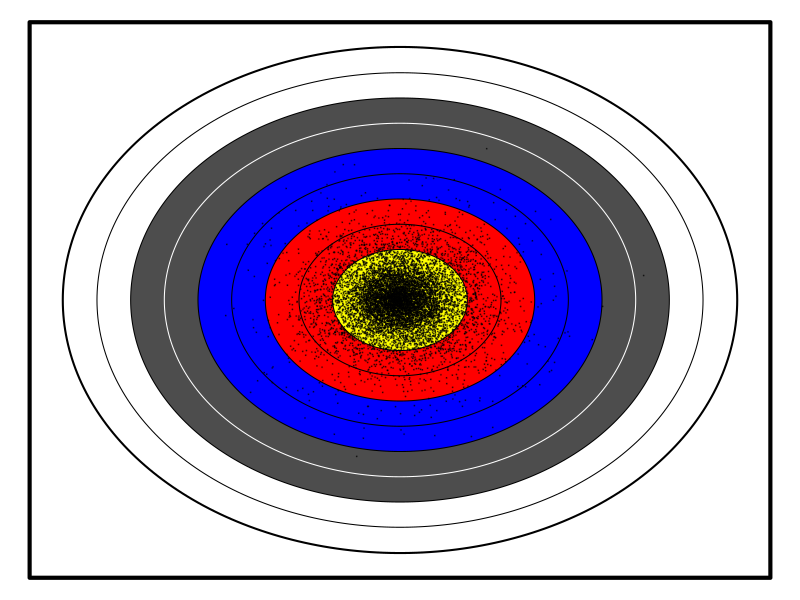
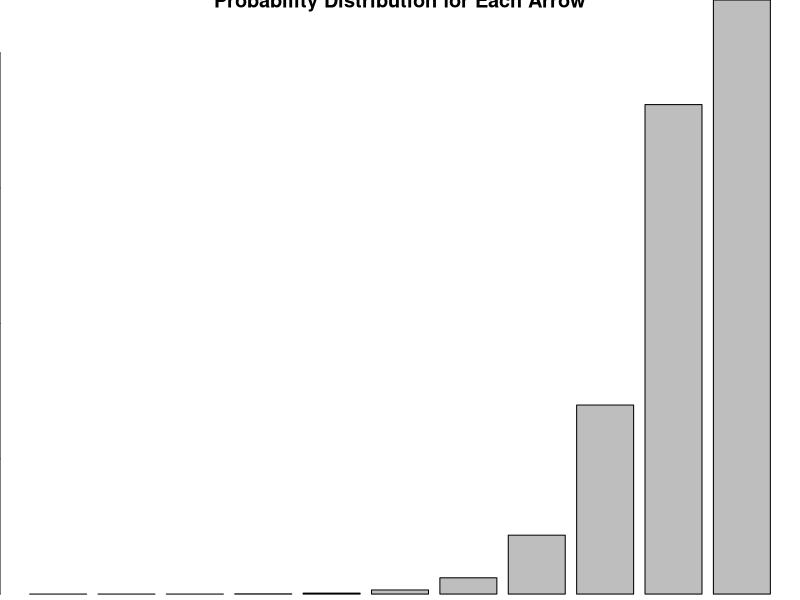
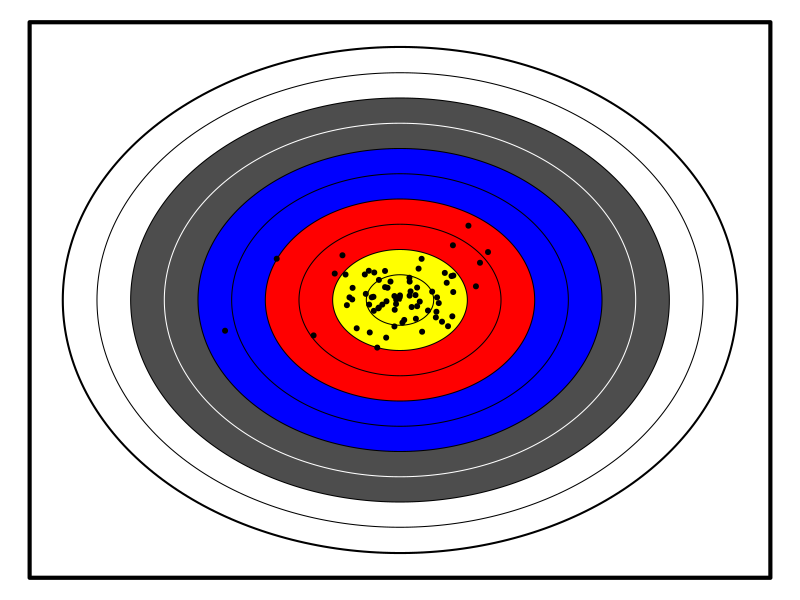
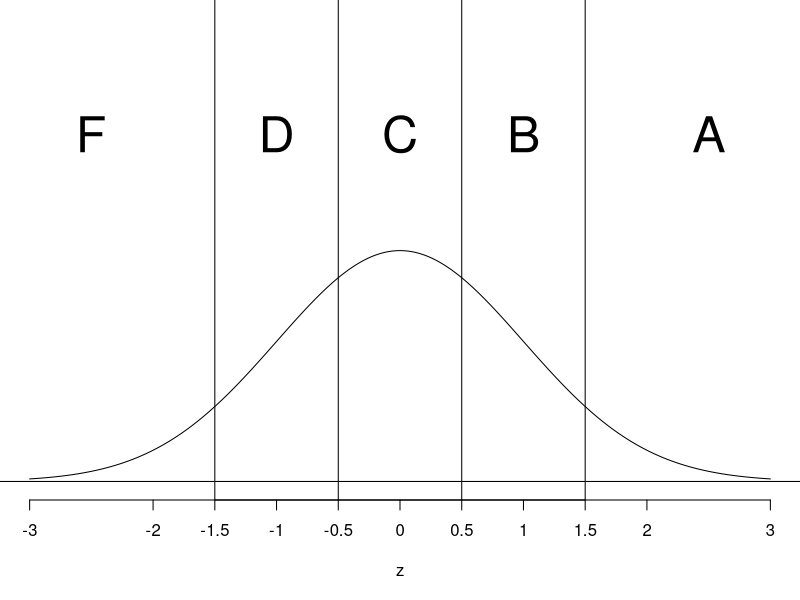
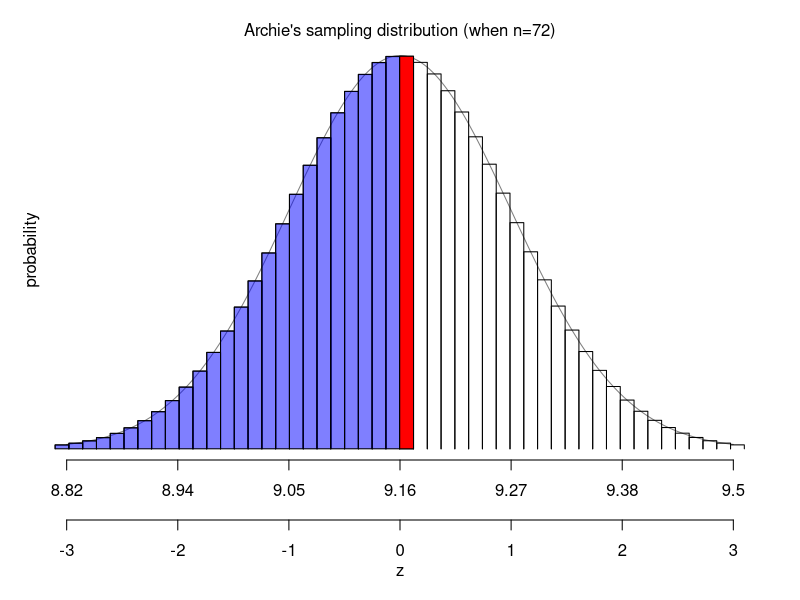

Recreate these plots in R, in order.
## ---- chunk 1
knitr::opts_chunk$set(echo = FALSE)

while(T){

# Radii density: quadratic(roots @ 0 and 1) * exponential decay
parr = function(x,a,xmax=1){
  x = x/xmax
  (exp(-(a*x))*((a-2)*exp(a*x+a)+a^2*exp(a)*x^2+(2*a-a^2)*exp(a)*x+(2-a)*exp(a)))/((a-2)*exp(a)+a+2)*(x>0)*(x<1)+1*(x>=1)
  }
qarr = function(p,a,xmax=1){
  step = 1e-4
  xlist = c(seq(0,1-step,step),1-step/10,1-step/100,1-step/1000,1-step/1e4,1)
  plist = parr(xlist,a)
  if(length(p)==1){
    i = min(which(plist>=p))
  } else {
    i = numeric()
    for(p1 in p){
      i = c(i,min(which(plist>=p1)))
    }
  }
  xlist[i]*xmax
}
rarr = function(n,a,xmax=1){qarr(runif(n),a,xmax)}

makebullseye = function(scale=1,axes=T){
  x = cos(2*seq(0,pi,length.out=1000)*pi)*scale
  y = sin(2*seq(0,pi,length.out=1000)*pi)*scale
  plot(x,y,type="l",lwd=3,xlim=c(-scale,scale)*1.1,ylim=c(-scale,scale)*1.1,ann=F,axes=axes)
  lines(x=c(-1,1,1,-1,-1)*scale*1.1,y=c(1,1,-1,-1,1)*scale*1.1,lwd=4)
  colors = c("yellow","yellow","red","red","blue","blue","grey30","grey30","white","white")
  colors2 = lapply(colors, col2rgb)
  linecolors = c(rep("black",6),"white",rep("black",3))
  textcolors = c(rep("black",6),rep("white",2),rep("black",2))
  for(i in 10:1){
    x2 = x*i/10
    y2 = y*i/10
    polygon(x2[1:(length(x2)-1)],y2[1:(length(x2)-1)],col=colors[i],border=F)
    lines(x2,y2,col=linecolors[i])
  }
  points(0,0,pch=20,cex=0.5)
}

rb = seq(0,1,0.1)

a = runif(1,1.5,4)^2
rmax = runif(1,0.9,1.1)

pb = parr(rb,a,rmax)

probs = pb[2:length(pb)]-pb[1:(length(pb)-1)]
probs = c(probs,1-sum(probs))
points = 10:0
mu = round(sum(probs*points),2)
sigma = round(sqrt( sum((points-mu)^2*probs) ),2)


#sample
n = 12*sample(3:12,1)
r = rarr(n,a,rmax)
t = runif(n,0,2*pi)
pnt = points[ ceiling(r*10) ]
tot = sum(pnt)
xbar = round(tot/n,3)
z = round((xbar-mu)/(sigma/sqrt(n)),2)
if(is.numeric(z) & z%%0.5>0.03 & z%%0.5<0.47){break}
}

alsol = function(ans,n=5,dx=1,spri=NULL){
    choices = ans-sample(0:(n-1),1)*dx+(0:(n-1))*dx
    al = paste0("* ",choices,collapse="\n")
    if(!is.null(spri)){
        al = paste0("* ",sprintf(paste0("%.",spri,"f",collapse=""),choices),collapse="\n")
    }
    sol = paste0(1*(ans==choices),collapse="")
    return(data.frame(al,sol))
}

as1 = alsol(round(mu,2),5,0.01,2)
as2 = alsol(round(sigma/sqrt(n),3),5,0.002,3)
as3 = alsol(round(z,2),5,0.02,2)
as4 = alsol(round(pnorm(z),4),5,0.0003,4)

## ---- chunk 2
par(mar=c(0,0,0,0))
makebullseye(1,F)
n2 = 1e4
r2 = rarr(n2,a,rmax)
t2 = runif(n2,0,2*pi)
points(r2*cos(t2),r2*sin(t2),pch=20,cex=0.1,col=rgb(0,0,0,0.5))
## ---- chunk 3
barplot(rev(probs),names.arg=rev(points),xlab="Points",ylab="Probability",main="Probability Distribution for Each Arrow")
## ---- chunk 4
par(mar=c(0,0,0,0))
makebullseye(1,F)
points(r*cos(t),r*sin(t),pch=20)
## ---- chunk 5
par(mar=c(5,0,0,0))
plot(0,0,type="n",xlim=c(-3,3),ylim=c(0,0.8),axes=F,xlab="z")
axis(1,at=seq(-1.5,1.5,1))
axis(1,at=-3:3)
abline(v=seq(-1.5,1.5,1))
text(c(-2.5,-1,0,1,2.5),rep(0.6,5),c("F","D","C","B","A"),cex=3)
bs = c(-10,-1.5,-0.5,0.5,1.5,10)
grades = c("F","D","C","B","A")
ans1 = rev((bs[1:5]<=z) & (bs[2:6]>z))
ans = paste0(ans1*1, collapse="")
g2 = rev(grades)
zzz = seq(-3,3,0.001)
lines(zzz,dnorm(zzz))
abline(h=0)
## ---- chunk 6
zzz = seq(-3,3,0.01)

minx = floor(mu*n-3*sigma*sqrt(n))
maxx = ceiling(mu*n+3*sigma*sqrt(n))
xb = seq(minx-0.5,maxx+0.5,1)
zb = (xb-mu*n)/(sigma*sqrt(n))
xm = seq(minx,maxx,1)
zm = (xm-mu*n)/(sigma*sqrt(n))
N = length(zb)
probs2 = pnorm(zb[2:N])-pnorm(zb[1:(N-1)])

par(mar=c(7,2,2,2))
plot(zzz,dnorm(zzz),type="l",axes=F,ann=F,col=rgb(0,0,0,0.5))
axis(1,at=-3:3,labels=round((mu+(-3:3)*sigma/sqrt(n)),2))
axis(1,at=-3:3,line=3)
mtext("z",1,5)

for(i in 1:length(xm)){
  lines(c(zb[i],zb[i],zb[i+1],zb[i+1]),
        c(0,probs2[i]*sigma*sqrt(n),probs2[i]*sigma*sqrt(n),0))
}
zbtot1 = (tot-0.5-mu*n)/(sigma*sqrt(n))
zbtot2 = (tot+0.5-mu*n)/(sigma*sqrt(n))

mtext("probability",2)
mtext(sprintf("Archie's sampling distribution (when n=%d)",n))
for(i in 1:sum(zm<z)){
  polygon(c(zb[i],zb[i],zb[i+1],zb[i+1]),
          c(0,dnorm(zm[i]),dnorm(zm[i]),0),
          col=rgb(0,0,1,0.5))
}
polygon(c(zbtot1,zbtot1,zbtot2,zbtot2),
        c(0,dnorm(z),dnorm(z),0),
        col=rgb(1,0,0))
